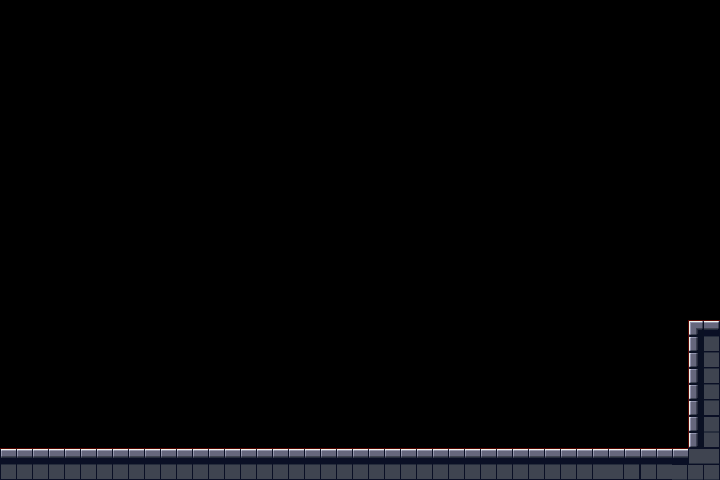

A 2D game scene composited from a Tiled map and its tileset images. What follows is a short description and the map's XML, with each tile layer's data collapsed to a summary:
An orthogonal 45x30 tile map with 16x16 px tiles, 2 tile layers (collision, room), 2 tilesets.

<map version="1.0" orientation="orthogonal" width="45" height="30" tilewidth="16" tileheight="16">
 <tileset firstgid="1" name="collision" tilewidth="16" tileheight="16">
  <image source="../../../catGame/src/data/red.png" width="128" height="51" />
 </tileset>
 <tileset firstgid="25" name="walls" tilewidth="16" tileheight="16">
  <image source="../../../catGame/src/data/fetch.png" width="128" height="64" />
 </tileset>
 <layer name="collision" width="45" height="30">
  <data>[1350 cells, 106 non-empty, 1 distinct tile ids]</data>
 </layer>
 <layer name="room" width="45" height="30">
  <data>[1350 cells, 106 non-empty, 8 distinct tile ids]</data>
 </layer>
</map>
